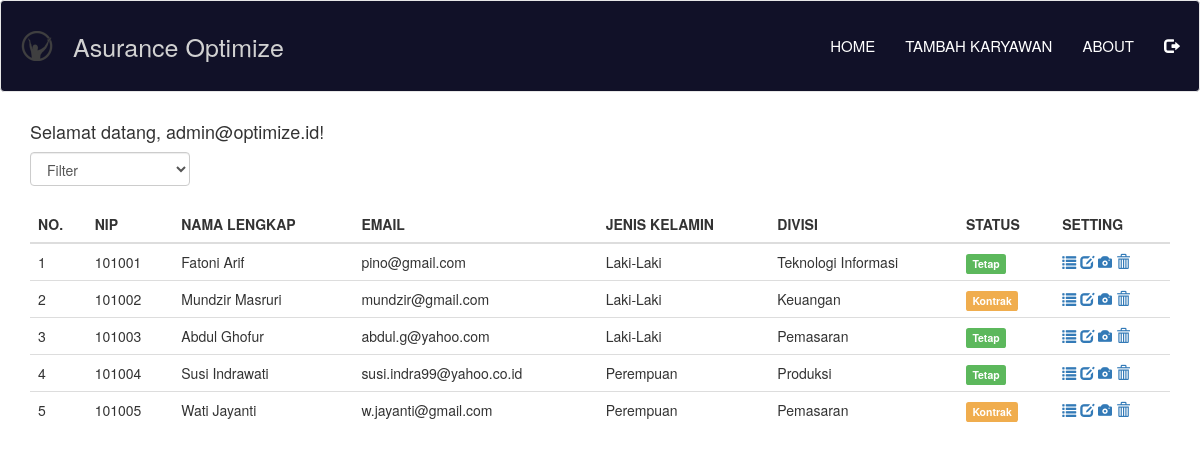
Page /manageuser/index.php (signed in) on the committed database.
### tables this page shows
CREATE TABLE `karyawan` (
  `nip` int(11) NOT NULL,
  `nama` varchar(50) NOT NULL,
  `tempat_lahir` varchar(20) NOT NULL,
  `tanggal_lahir` date NOT NULL,
  `email` varchar(50) NOT NULL,
  `jenis_kelamin` varchar(20) NOT NULL,
  `agama` varchar(20) NOT NULL,
  `divisi` varchar(30) NOT NULL,
  `tahun_masuk` varchar(5) NOT NULL,
  `alamat` varchar(100) NOT NULL,
  `foto` varchar(100) NOT NULL,
  `status` int(1) NOT NULL
);

### manageuser/index.php (the view, shortened to what this page needs)
<?php
include("koneksi.php");
?>
<!DOCTYPE html>
<html lang="en">
<head>
	<link href="css/bootstrap.min.css" rel="stylesheet">
	<link type="text/css" rel="stylesheet" href="style.css">
</head>
<body>
	<nav class="navbar navbar-default">
		<div class="navbar-header">
			<table>
				<tr>
					<td><img src="avatar/logo.jpg" class="img-responsive" style="max-height:30px"> </td>
					<td><a class="navbar-brand" href="#">Asurance Optimize</a></td>
				</tr>
			</table>
		</div>
		<ul class="nav navbar-nav navbar-right">
			<li><a href="index.php">HOME</a></li>
  			<li><a href="add.php">TAMBAH KARYAWAN</a></li>
  			<li><a href="about.php">ABOUT</a></li>
  			<li><a href="logout.php" onclick="return confirm('Yakin Akan Keluar Halaman Admin?')"><span class="glyphicon glyphicon-log-out" aria-hidden="true"></span></a></li>
  		</ul>
  </nav>
	<div class="container">
		<div class="content">
          	<h4>Selamat datang, <?php echo $_SESSION['email']; ?>!</h4>
			<form class="form-inline" method="get">
				<div class="form-group">
					<select name="urut" class="form-control" onchange="form.submit()">
						<option value="0">Filter</option>
						<?php $urut = (isset($_GET['urut']) ? strtolower($_GET['urut']) : NULL);  ?>
					</select>
				</div>
			</form>
			<br />
			<div class="table-responsive">
			<table class="table ">
				<thead>
				<tr>
					<th>NO.</th>
					<th>NIP</th>
					<th>NAMA LENGKAP</th>
					<th>EMAIL</th>
					<th>JENIS KELAMIN</th>
					<th>DIVISI</th>
					<th>STATUS</th>
					<th>SETTING</th>
				</tr>
				</thead>
				<?php
				if($urut){
					$sql = mysqli_query($koneksi, "SELECT * FROM karyawan WHERE status='$urut' ORDER BY nip ASC");
				}else{
					$sql = mysqli_query($koneksi, "SELECT * FROM karyawan ORDER BY nip ASC");
				}
				if(mysqli_num_rows($sql) == 0){
					echo '<tr><td colspan="8">Tidak Ada Data.</td></tr>';
				}else{
					$no = 1;
					while($row = mysqli_fetch_assoc($sql)){
						echo '
						<tr>
							<td>'.$no.'</td>
							<td>'.$row['nip'].'</td>
							<td>'.$row['nama'].'</td>
							<td>'.$row['email'].'</td>
							<td>'.$row['jenis_kelamin'].'</td>
							<td>'.$row['divisi'].'</td>
							<td>';
							if($row['status'] == 1){
								echo '<span class="label label-success">Tetap</span>';
							}else if ($row['status'] == 2) {
								echo '<span class="label label-warning">Kontrak</span>';
							}
						echo '
							</td>
							<td>
								<a href="profile.php?nip='.$row['nip'].'" title="Lihat Detail"><span class="glyphicon glyphicon-list" aria-hidden="true"></span></a>
								<a href="edit.php?nip='.$row['nip'].'" title="Rubah Data"><span class="glyphicon glyphicon-edit" aria-hidden="true"></span></a>
								<a href="avatar.php?nip='.$row['nip'].'" title="Ganti Avatar"><span class="glyphicon glyphicon-camera" aria-hidden="true"></span></a>
								<a href="index.php?aksi=delete&nip='.$row['nip'].'" title="Hapus Data" onclick="return confirm(\'Data Akan Dihapus?\')"><span class="glyphicon glyphicon-trash" aria-hidden="true"></span></a>
							</td>
						</tr>
						';
						$no++;
					}
				}
				?>
			</table>
			</div>
		</div>
	</div>
</body>
</html>

### manageuser/style.css (style rules this page uses)
.navbar-default { padding: 20px; background-color: #111128; width: 100%; }
.navbar-default .navbar-nav > li > a { color: white; font-size: 15px; }
.navbar-default .navbar-header .navbar-brand { color: #D1D1D1; font-size: 25px; margin-left: 5px; margin-right: 5px; }

### manageuser/index.php (style rules this page uses)
.content { margin-top: 10px; }

### rows in the picture
karyawan: nip "101001", nama "Fatoni Arif", email "pino@gmail.com", jenis_kelamin "Laki-Laki", divisi "Teknologi Informasi", status "Tetap"
karyawan: nip "101002", nama "Mundzir Masruri", email "mundzir@gmail.com", jenis_kelamin "Laki-Laki", divisi "Keuangan", status "Kontrak"
karyawan: nip "101003", nama "Abdul Ghofur", email "abdul.g@yahoo.com", jenis_kelamin "Laki-Laki", divisi "Pemasaran", status "Tetap"
karyawan: nip "101004", nama "Susi Indrawati", email "susi.indra99@yahoo.co.id", jenis_kelamin "Perempuan", divisi "Produksi", status "Tetap"
karyawan: nip "101005", nama "Wati Jayanti", email "w.jayanti@gmail.com", jenis_kelamin "Perempuan", divisi "Pemasaran", status "Kontrak"

### other values in the picture
$_SESSION['email'] "admin@optimize.id"
